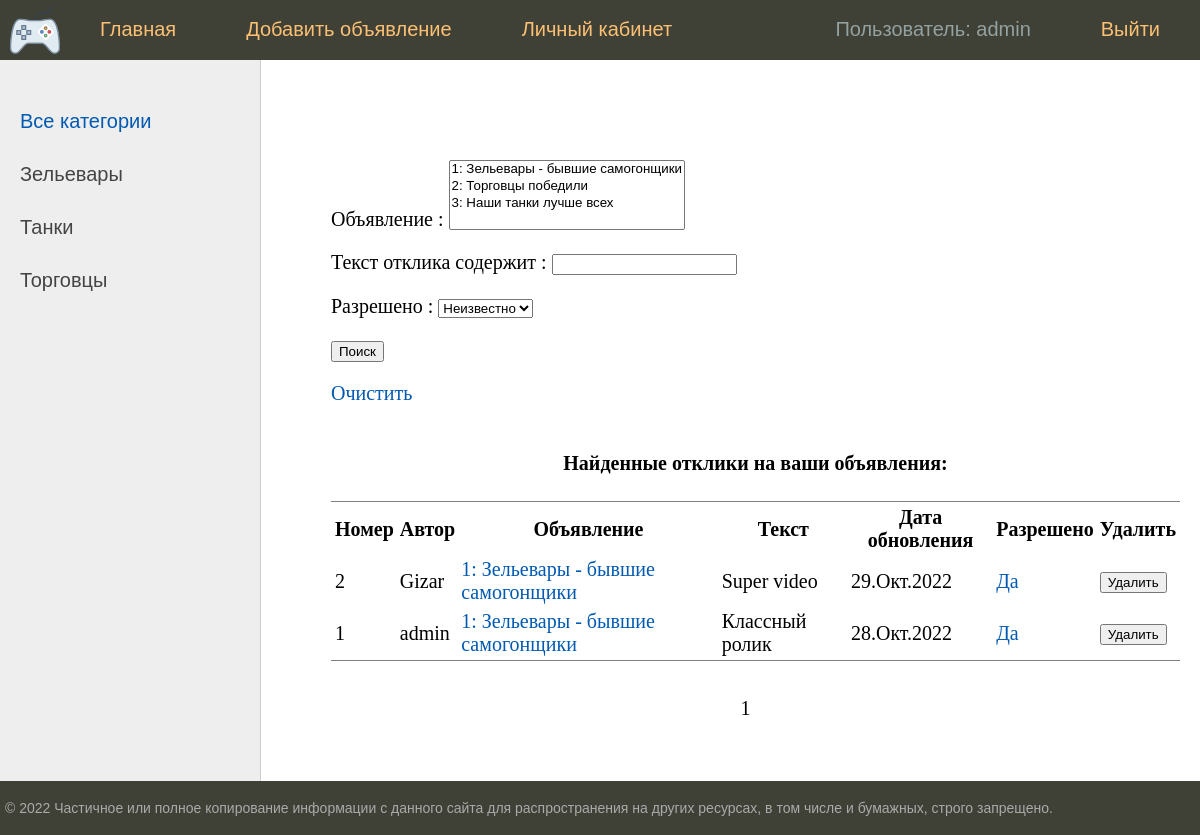
The app's page /lk/ (signed in), older data.
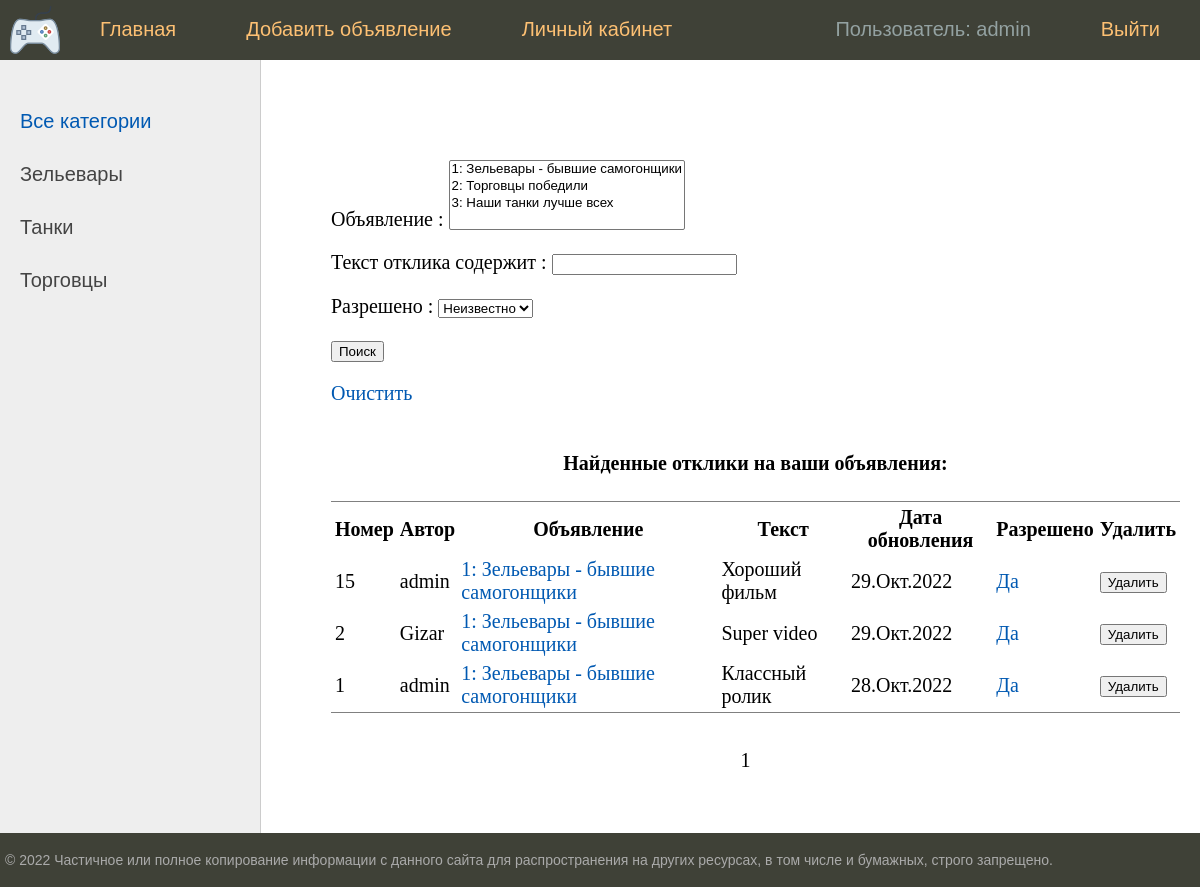
The same page, newer data.
### bboard/models.py (models this page shows, shortened)
class Category(models.Model):
    name = models.CharField(
        max_length=64,
        unique=True,
        verbose_name='Категория',
        help_text='Имя категории длинной не более 64 символов ',
    )
    slug = models.SlugField(max_length=255, unique=True, db_index=True, verbose_name="URL")
    def get_absolute_url(self):
        return reverse('category', kwargs={'cat_slug': self.slug})
    class Meta:
        verbose_name = 'Категория'
        verbose_name_plural = 'Категории'

class Reply(models.Model):
    user = models.ForeignKey('User', on_delete=models.CASCADE, verbose_name="Пользователь")
    post = models.ForeignKey('Post', on_delete=models.CASCADE, verbose_name="Пост")
    time_create = models.DateTimeField(auto_now_add=True)
    time_update = models.DateTimeField(auto_now=True)
    text = models.TextField(blank=True, verbose_name="Текс")
    is_approved = models.BooleanField(default=False, verbose_name="Разрешено")
    class Meta:
        verbose_name = 'Отклик'
        verbose_name_plural = 'Отклики'

class User(AbstractUser):
    email = models.EmailField(
        "email address",
        unique=True
    )
    email_verify = models.BooleanField(default=False)
    USERNAME_FIELD = "email"
    REQUIRED_FIELDS = ["username"]
    def __str__(self):
        return f'{self.username}'
    class Meta:
        verbose_name = 'Пользователь'
        verbose_name_plural = 'Пользователи'

class Post(models.Model):
    title = models.CharField(max_length=255, verbose_name="Заголовок")
    content = RichTextUploadingField(blank=True, default='', verbose_name="Текст")
    category = models.ForeignKey('Category', on_delete=models.PROTECT, verbose_name="Категория")
    user = models.ForeignKey('User', on_delete=models.CASCADE, verbose_name="Пользователь")
    photo = models.ImageField(upload_to="photos/%Y/%m/%d/", verbose_name="Фото заголовка", blank=True, null=True)
    time_create = models.DateTimeField(auto_now_add=True)
    time_update = models.DateTimeField(auto_now=True)
    is_created = models.BooleanField(default=True)
    slug = models.SlugField(max_length=255, unique=True, db_index=True, verbose_name="URL")
    is_published = models.BooleanField(default=True, verbose_name="Опубликовать")
    def __str__(self):
        return f"{self.id}: {self.title}"
    def get_absolute_url(self):
        return reverse('post', kwargs={'slug': self.slug})
    class Meta:
        verbose_name = 'Объявление'
        verbose_name_plural = 'Объявления'

### bboard/views.py (the view)
# urls.py: path('lk/', RepliesListSearchView.as_view(), name='replies_list_search'),
class RepliesListSearchView(DataMixin, ListView):
    model = Reply
    ordering = '-time_create'
    template_name = 'replies_search.html'
    context_object_name = 'finded_replies'
    paginate_by = 5
    def get_queryset(self):
        queryset = super().get_queryset()
        queryset = queryset.filter(post__user=self.request.user)
        self.filterset = PostFilter(self.request.GET, queryset)
        return self.filterset.qs
    def get_context_data(self, **kwargs):
        context = super().get_context_data()
        context['filterset'] = self.filterset
        c_def = self.get_user_context(title="Поиск откликов:")
        context = dict(list(context.items()) + list(c_def.items()))
        return context

### bboard/utils.py (called while the page is built)
    def get_user_context(self, **kwargs):
        context = kwargs
        categories = Category.objects.annotate(Count('post'))
        user_menu = menu.copy()
        if not self.request.user.is_authenticated:
            for i in range(3):
                user_menu.pop(1)
        else:
            user_menu.pop(4)
        context['menu'] = user_menu
        context['categories'] = categories
        if 'cat_selected' not in context:
            context['cat_selected'] = 0
        return context

### bboard/templates/bboard/replies_search.html (shortened to what this page needs)
{% extends 'base.html' %}
{% block content %}
<form action="" method="get">
    {{ filterset.form.as_p }}
    <input type="submit" value="Поиск" />
</form>
 <p><a href="{% url 'replies_list_search' %}">Очистить</a></p>
{% if finded_replies %}
    <table cellpadding="2" frame="hsides">
        <caption align="top"> <h4>Найденные отклики на ваши объявления:</h4></caption>
        <tr>
            <th>Номер</th>
            <th>Автор</th>
            <th>Объявление</th>
            <th>Текст</th>
            <th>Дата обновления</th>
            <th>Разрешено</th>
            <th>Удалить</th>
        </tr>
        {% for reply in finded_replies %}
        <tr>
            <td align="left">{{ reply.pk }}</td>
            <td align="left">{{ reply.user }}</td>
            <td align="left"><a href="{{ reply.post.get_absolute_url }}">{{ reply.post }}</a></td>
            <td align="left">{{ reply.text }}</td>
            <td>{{ reply.time_update|date:'d.M.Y' }}</td>
            <td>
                {% if reply.is_approved %}
                    <a href="{% url 'change_approved' reply.pk %}" title = 'Нажми, чтобы изменить значение на "Нет"'>Да</a>
                {% else %}
                    <a href="{% url 'change_approved' reply.pk %}" title = 'Нажми, чтобы изменить значение на "Да"'>Нет</a>
                {% endif%}
            </td>
            <td>
                <form action="{% url 'reply_delete' reply.pk %}" method="delete">
                    <button>Удалить</button>
                </form>
            </td>
        </tr>
        {% endfor %}
    </table>
{% else %}
    <h3>Ничего не найдено</h3>
{% endif %}
{% endblock content %}

### templates/base.html (shortened to what this page needs)
<!DOCTYPE html>
<html>
<head>
	{% load static %}
	{% load bboard_tags %}
	<link type="text/css" href="{% static 'bboard/css/styles.css' %}" rel="stylesheet" />
</head>
<body>
	<table class="table-page" border=0 cellpadding="0" cellspacing="0">
	<tr><td valign=top>
	{% block mainmenu %}
			<div class="header">
				<ul id="mainmenu" class="mainmenu">
					<li class="logo"><a href="{% url 'home' %}"><div class="logo"></div></a></li>
					{% for m in menu %}
						{% if not forloop.last %}
							<li><a href="{% url m.url_name %}">{{ m.title }}</a></li>
						{% else %}
							<li class="last"><a href="{% url m.url_name %}">{{ m.title }}</a></li>
						{% endif %}
					{% endfor %}
					{% if user.is_authenticated %}
						<li class="last" style="color: #93a1a1 ">Пользователь: {{ user }}</li>
					{% else %}
						<li class="last"><a href="{% url 'register' %}">Зарегистрироваться</a></li>
					{% endif %}
				</ul>
			</div>
	{% endblock mainmenu %}
	<table class="table-content" border=0 cellpadding="0" cellspacing="0">
	<tr>
		<td valign="top" class="left-chapters">
		<ul id="leftchapters">
			{% if cat_selected == 0 %}
				<li class="selected">Все категории</li>
			{% else %}
				<li><a href="{% url 'home' %}">Все категории</a></li>
			{% endif %}
			{% for c in categories %}
			{% if c.post__count > 0 %}
					{% if c.pk == cat_selected %}
						<li class="selected">{{c.name}}</li>
					{% else %}
						<li><a href="{{ c.get_absolute_url }}">{{c.name}}</a></li>
					{% endif %}
			{% endif %}
			{% endfor %}
		</ul>
	</td>
	<td valign="top" class="content">
		<div class="content-text">
			{% block content %}
			{% endblock %}
			<nav class="list-pages">
				<ul>
					{% for p in paginator.page_range %}
							   {% if page_obj.number == p %}
					<li class="page-num page-num-selected">{{ p }}</li>
							   {% elif p >= page_obj.number|add:-2 and p <= page_obj.number|add:2  %}
					<li class="page-num">
						<a href="?page={{ p }}">{{ p }}</a>
					</li>
							   {% endif %}
					{% endfor %}
				</ul>
			</nav>
		</div>
	</td></tr></table>
	</td></tr>
	<tr><td valign=top>
		<div id="footer">
			<p>&copy; 2022 Частичное или полное копирование информации с данного сайта для распространения на других ресурсах, в том числе и бумажных, строго запрещено.</p>
		</div>
	</td></tr></table>
</body>
</html>

Row changes from the older to the newer data that the page shows:
added Reply: pk "15", user "admin", post "1: Зельевары - бывшие самогонщики", text "Хороший фильм", time_update "29.Окт.2022", is_approved "Да"
